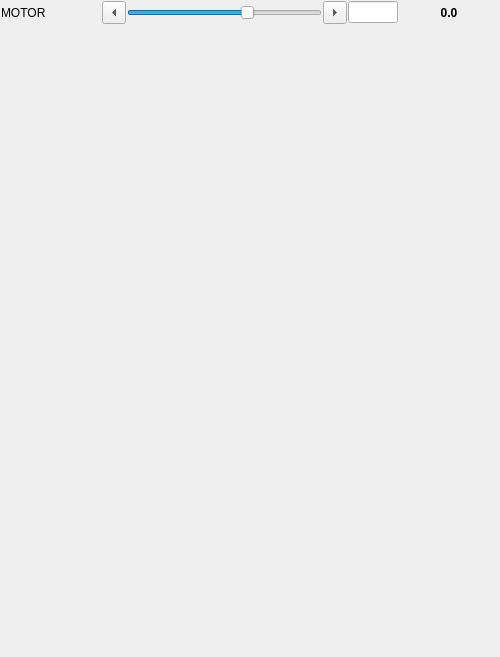
              <widget class="QWidget" name="page_6">
               <property name="geometry">
                <rect>
                 <x>0</x>
                 <y>0</y>
                 <width>500</width>
                 <height>657</height>
                </rect>
               </property>
               <attribute name="label">
                <string>Verify Counts on Detector</string>
               </attribute>
               <layout class="QVBoxLayout" name="verticalLayout_7">
                <property name="spacing">
                 <number>1</number>
                </property>
                <property name="margin">
                 <number>1</number>
                </property>
                <item>
                 <layout class="QHBoxLayout" name="horizontalLayout_7">
                  <item>
                   <widget class="QLabel" name="cntsMotorLbl">
                    <property name="minimumSize">
                     <size>
                      <width>100</width>
                      <height>0</height>
                     </size>
                    </property>
                    <property name="text">
                     <string>MOTOR</string>
                    </property>
                   </widget>
                  </item>
                  <item>
                   <widget class="QToolButton" name="cntsSubtractBtn">
                    <property name="text">
                     <string>...</string>
                    </property>
                    <property name="arrowType">
                     <enum>Qt::LeftArrow</enum>
                    </property>
                   </widget>
                  </item>
                  <item>
                   <widget class="QSlider" name="cntsMotorSlider">
                    <property name="minimum">
                     <number>-5000</number>
                    </property>
                    <property name="maximum">
                     <number>-200</number>
                    </property>
                    <property name="value">
                     <number>-2000</number>
                    </property>
                    <property name="orientation">
                     <enum>Qt::Horizontal</enum>
                    </property>
                   </widget>
                  </item>
                  <item>
                   <widget class="QToolButton" name="cntsAddBtn">
                    <property name="text">
                     <string>...</string>
                    </property>
                    <property name="arrowType">
                     <enum>Qt::RightArrow</enum>
                    </property>
                   </widget>
                  </item>
                  <item>
                   <widget class="QLineEdit" name="cntsMotorSetpointFld">
                    <property name="maximumSize">
                     <size>
                      <width>50</width>
                      <height>16777215</height>
                     </size>
                    </property>
                   </widget>
                  </item>
                  <item>
                   <widget class="QLabel" name="cntsMotorFbkLbl">
                    <property name="minimumSize">
                     <size>
                      <width>100</width>
                      <height>0</height>
                     </size>
                    </property>
                    <property name="maximumSize">
                     <size>
                      <width>50</width>
                      <height>16777215</height>
                     </size>
                    </property>
                    <property name="font">
                     <font>
                      <weight>75</weight>
                      <bold>true</bold>
                     </font>
                    </property>
                    <property name="text">
                     <string>0.0</string>
                    </property>
                    <property name="alignment">
                     <set>Qt::AlignCenter</set>
                    </property>
                   </widget>
                  </item>
                 </layout>
                </item>
                <item>
                 <spacer name="verticalSpacer_6">
                  <property name="orientation">
                   <enum>Qt::Vertical</enum>
                  </property>
                  <property name="sizeHint" stdset="0">
                   <size>
                    <width>20</width>
                    <height>118</height>
                   </size>
                  </property>
                 </spacer>
                </item>
               </layout>
              </widget>
